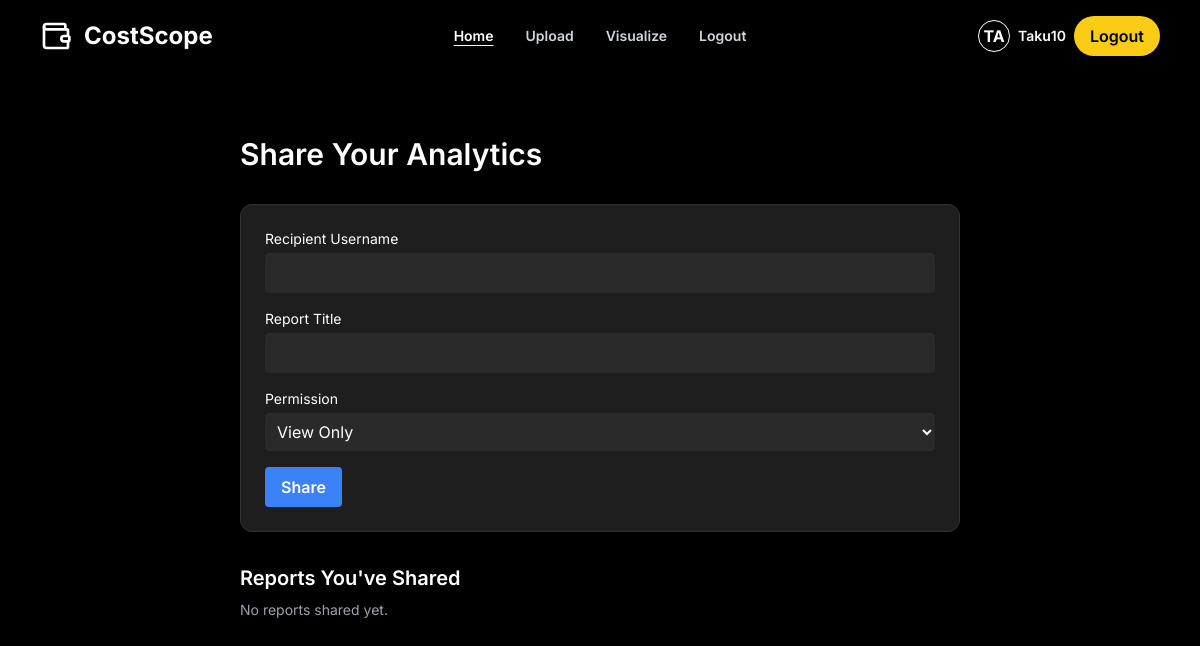
/share (signed in), run on an earlier commit of the app's database.
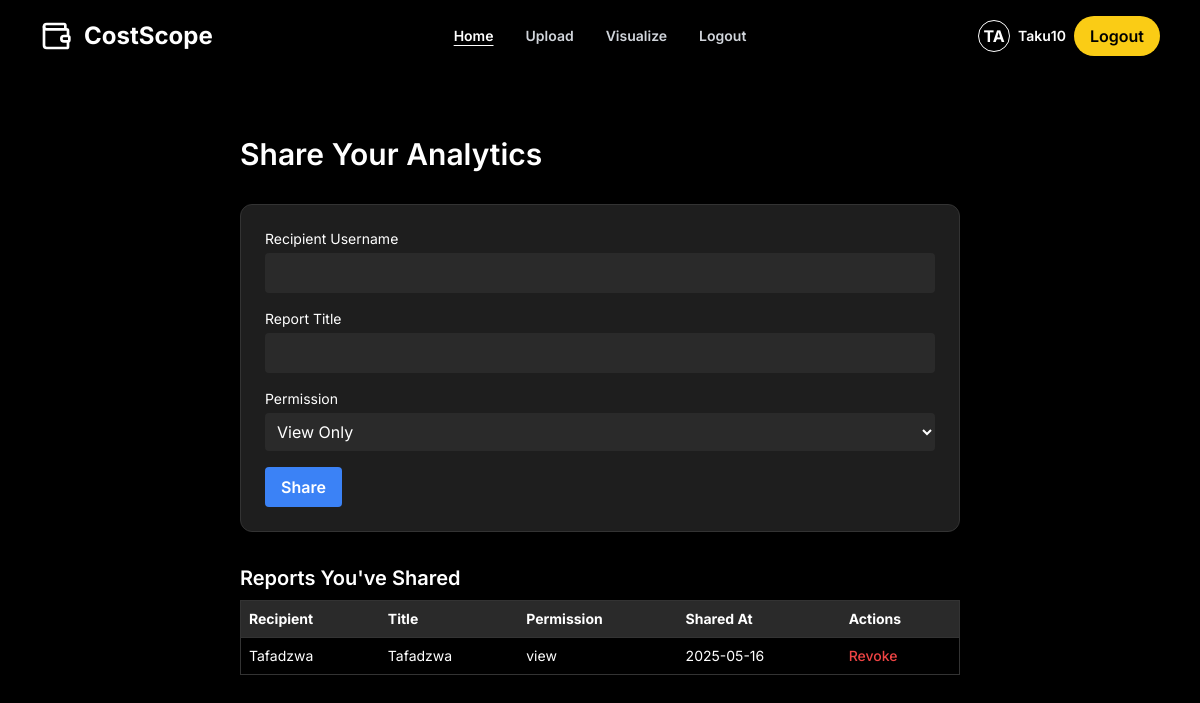
And on a later commit of the database.
### app/models.py (models this page shows)
class SharedReport(db.Model):
    id = db.Column(db.Integer, primary_key=True)
    owner_id = db.Column(db.Integer, db.ForeignKey('user.id'), nullable=False)
    recipient_username = db.Column(db.String(100), nullable=False)
    report_title = db.Column(db.String(100), nullable=False)
    permission = db.Column(db.String(20), default='view')  # Can be 'view' or 'comment'
    timestamp = db.Column(db.DateTime, default=datetime.utcnow)
    owner = db.relationship('User', backref='shared_reports')

### app/routes.py (the view, shortened to what this page needs)
@main.route('/share', methods=['GET', 'POST'])
@login_required
def share_data():
    sent_reports = SharedReport.query.filter_by(owner_id=current_user.id).order_by(SharedReport.timestamp.desc()).all()
    received_reports = SharedReport.query.filter_by(recipient_username=current_user.username).all()
    return render_template('share.html', shared_reports=sent_reports)

### app/__init__.py (called while the page is built)
def create_app(testing=False):
    app = Flask(__name__)
    app.config['SECRET_KEY'] = 'dev'
    if testing:
        app.config['TESTING'] = True
        app.config['SQLALCHEMY_DATABASE_URI'] = 'sqlite:///:memory:'
        app.config['WTF_CSRF_ENABLED'] = False  # Disable CSRF for form testing
    else:
        app.config['SQLALCHEMY_DATABASE_URI'] = 'sqlite:///studysync.db'
        app.config['WTF_CSRF_ENABLED'] = True
    db.init_app(app)
    migrate.init_app(app, db)
    login_manager.init_app(app)
    @login_manager.user_loader
    def load_user(user_id):
        return User.query.get(int(user_id))
    from .routes import main as main_blueprint
    app.register_blueprint(main_blueprint)
    return app

### app/templates/share.html (shortened to what this page needs)
{% extends "base.html" %}
{% block content %}
<div class="max-w-3xl mx-auto text-white p-6 space-y-8">
  <h1 class="text-3xl font-semibold">Share Your Analytics</h1>
  <form method="POST" action="{{ url_for('main.share_data') }}" class="space-y-4 bg-[#1e1e1e] p-6 rounded-xl border border-[#333]">
    <div>
      <label class="block mb-1 text-sm">Recipient Username</label>
      <input name="recipient" class="w-full p-2 bg-[#2a2a2a] rounded" required />
    </div>
    <div>
      <label class="block mb-1 text-sm">Report Title</label>
      <input name="title" class="w-full p-2 bg-[#2a2a2a] rounded" required />
    </div>
    <div>
      <label class="block mb-1 text-sm">Permission</label>
      <select name="permission" class="w-full p-2 bg-[#2a2a2a] rounded">
        <option value="view">View Only</option>
      </select>
    </div>
    <button type="submit" class="bg-blue-500 px-4 py-2 rounded font-semibold hover:bg-blue-600 transition">
      Share
    </button>
  </form>
  <div class="mt-10">
    <h2 class="text-xl font-semibold mb-2">Reports You've Shared</h2>
    {% if shared_reports %}
      <table class="w-full text-sm border border-[#333]">
        <thead class="bg-[#2a2a2a]">
          <tr>
            <th class="p-2 text-left">Recipient</th>
            <th class="p-2 text-left">Title</th>
            <th class="p-2 text-left">Permission</th>
            <th class="p-2 text-left">Shared At</th>
            <th class="p-2 text-left">Actions</th>
          </tr>
        </thead>
        <tbody>
          {% for report in shared_reports %}
          <tr class="border-t border-[#333]">
            <td class="p-2">{{ report.recipient_username }}</td>
            <td class="p-2">{{ report.report_title }}</td>
            <td class="p-2">{{ report.permission }}</td>
            <td class="p-2">{{ report.timestamp.strftime('%Y-%m-%d') }}</td>
            <td class="p-2">
              <form method="POST" action="{{ url_for('main.revoke_report', report_id=report.id) }}">
                <button type="submit" class="text-red-500 hover:text-red-700 text-sm font-medium">
                  Revoke
                </button>
              </form>
            </td>
          </tr>
          {% endfor %}
        </tbody>
      </table>
    {% else %}
      <p class="text-sm text-gray-400">No reports shared yet.</p>
    {% endif %}
  </div>
</div>
{% endblock %}

What changed in the data, as far as the page shows it:
added SharedReport: recipient_username "Tafadzwa", report_title "Tafadzwa", permission "view", timestamp "2025-05-16"
Also different on the page:
text no longer shown: "No reports shared yet."
text now shown: "Recipient Title Permission Shared At Actions"
